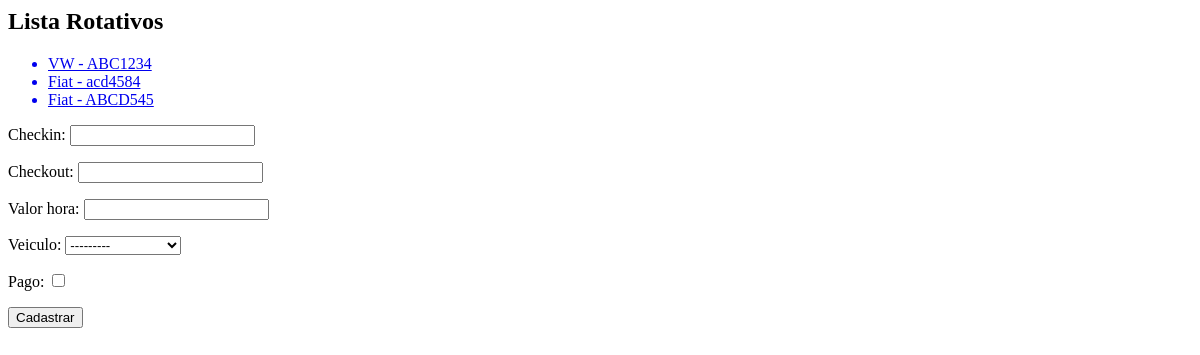
The page /core/rotativos/ on the database as committed earlier.
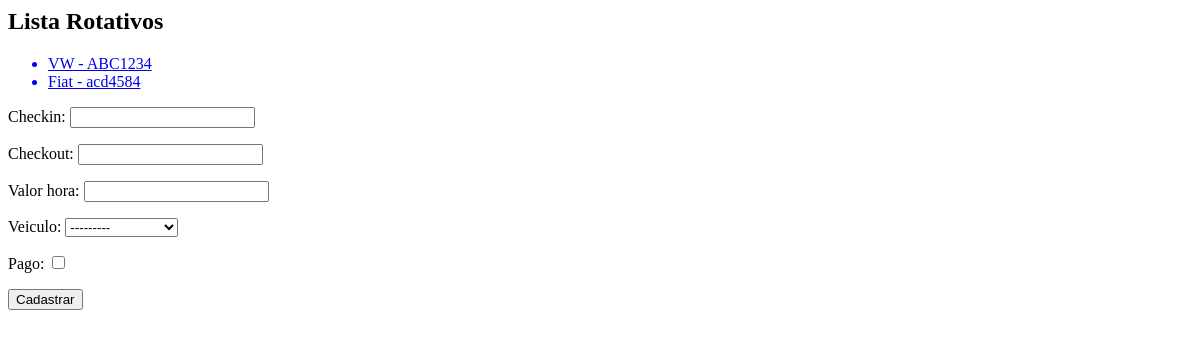
The same page on the database as committed later.
### core/models.py (models this page shows, shortened)
class MovRotativo(models.Model):
    checkin = models.DateTimeField(auto_now=False)
    checkout = models.DateTimeField(auto_now=False, blank=True, null=True)
    valor_hora = models.DecimalField(max_digits=5, decimal_places=2)
    veiculo = models.ForeignKey(Veiculo, on_delete=models.CASCADE)
    pago = models.BooleanField(default=False)

class Veiculo(models.Model):
    marca = models.ForeignKey(Marca, on_delete=models.CASCADE)
    placa = models.CharField(max_length=7)
    cor = models.CharField(max_length=15)
    proprietario = models.ForeignKey(Pessoa, on_delete=models.CASCADE)
    modelo = models.CharField(max_length=50)
    observacoes = models.TextField()
    def __str__(self):
        return self.marca.nomemarca + ' - ' + self.placa

class Marca(models.Model):
   nomemarca = models.CharField(max_length=50)

### core/views.py (the view)
def lista_rotativos(request):
    rotativos = MovRotativo.objects.all()
    r_form = RotativosForm()
    r_data = {'rotativos': rotativos, 'r_form': r_form}
    return render(request, 'core/lista_rotativos.html', r_data)

### core/forms.py
class RotativosForm(ModelForm):
    class Meta:
        model = MovRotativo
        fields = '__all__'

### core/templates/core/lista_rotativos.html
<h2>Lista Rotativos</h2>
<ul>
{% for rotativo in rotativos %}
    <a href="{% url 'core_update_rotativos' rotativo.id %}"> <li> {{ rotativo.veiculo }} </li> </a>
{%endfor%}
</ul>
<form action="{% url 'core_rotativos_novo' %}" method="POST"> {% csrf_token %}
    {{ r_form.as_p }}
    <button type="submit">Cadastrar</button>
</form>

Rows that differ between the two databases and show on the page:
removed MovRotativo: veiculo "Fiat - ABCD545"
